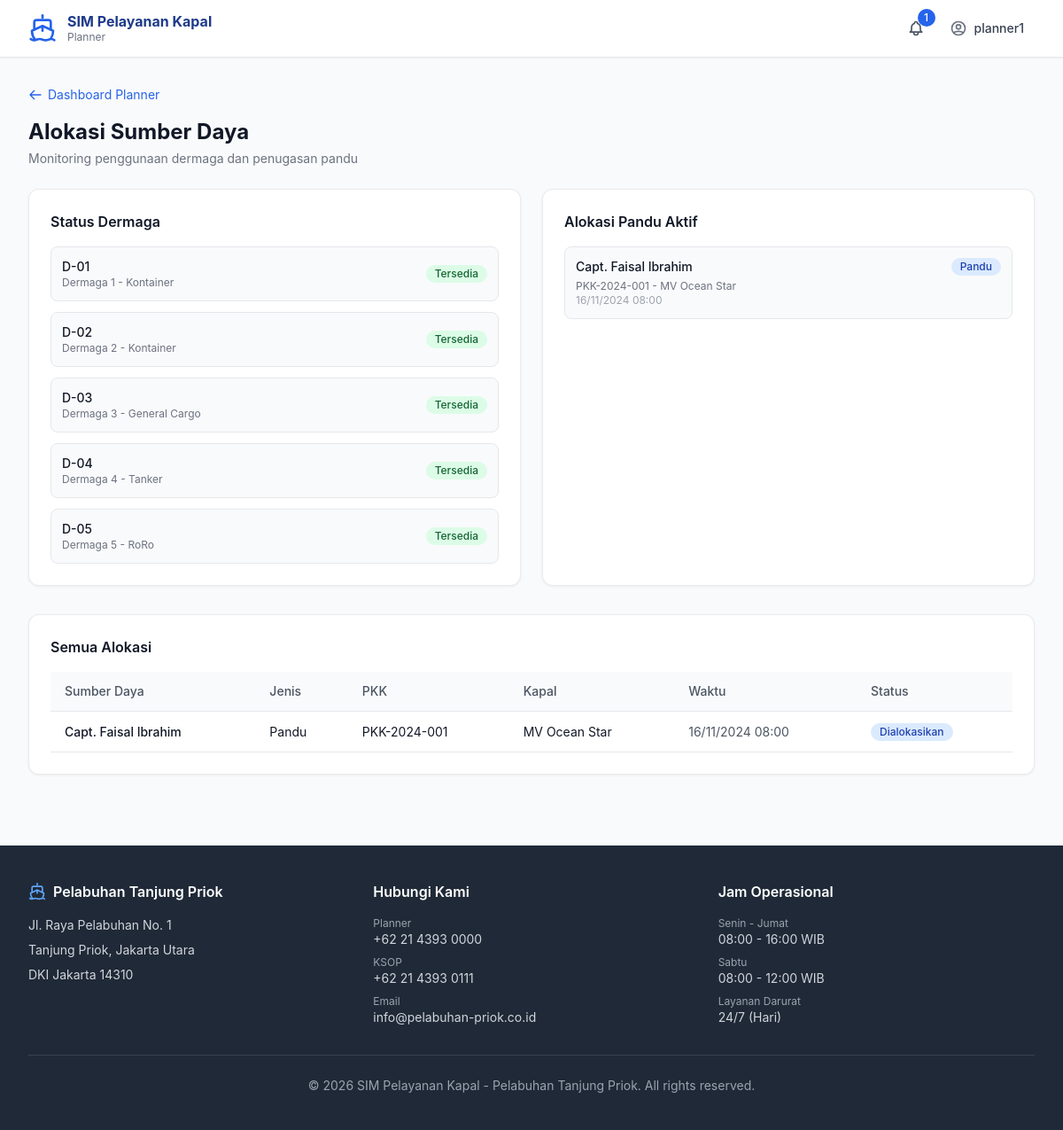
The app's page /planner/alokasi-sumber-daya.php (signed in) with its own data.
### tables this page shows
CREATE TABLE dermaga (
    id INT AUTO_INCREMENT PRIMARY KEY,
    kode_dermaga VARCHAR(20) NOT NULL UNIQUE,
    nama_dermaga VARCHAR(100),
    kapasitas_gt DECIMAL(10,2),
    status ENUM('Tersedia','Digunakan','Maintenance') DEFAULT 'Tersedia',
    created_at TIMESTAMP DEFAULT CURRENT_TIMESTAMP
);

CREATE TABLE alokasi_sumber_daya (
    id INT AUTO_INCREMENT PRIMARY KEY,
    jadwal_id INT NOT NULL,
    pandu_id INT,
    jenis_sumber_daya ENUM('Pandu','Kapal Tunda','Pilot Boat','Mooring Boat') NOT NULL,
    nama_sumber_daya VARCHAR(200),
    status ENUM('Tersedia','Dialokasikan','Selesai') DEFAULT 'Dialokasikan',
    created_at TIMESTAMP DEFAULT CURRENT_TIMESTAMP,
    FOREIGN KEY (jadwal_id) REFERENCES jadwal_pelayanan(id),
    FOREIGN KEY (pandu_id) REFERENCES users(id)
);

CREATE TABLE pkk (
    id INT AUTO_INCREMENT PRIMARY KEY,
    nomor_pkk VARCHAR(50) NOT NULL UNIQUE,
    agen_id INT NOT NULL,
    kapal_id INT NOT NULL,
    jenis_layanan ENUM('Kedatangan','Keberangkatan','Pindah Tambat') NOT NULL,
    tanggal_kedatangan DATE,
    jam_kedatangan TIME,
    tanggal_keberangkatan DATE,
    jam_keberangkatan TIME,
    dermaga_diminta VARCHAR(20),
    keterangan TEXT,
    status ENUM('Menunggu Validasi','Divalidasi','Ditolak','Dijadwalkan','Selesai') DEFAULT 'Menunggu Validasi',
    catatan_ksop TEXT,
    tanggal_ajuan TIMESTAMP DEFAULT CURRENT_TIMESTAMP,
    updated_at TIMESTAMP DEFAULT CURRENT_TIMESTAMP ON UPDATE CURRENT_TIMESTAMP,
    FOREIGN KEY (agen_id) REFERENCES users(id),
    FOREIGN KEY (kapal_id) REFERENCES kapal(id)
);

CREATE TABLE kapal (
    id INT AUTO_INCREMENT PRIMARY KEY,
    nama_kapal VARCHAR(200) NOT NULL,
    jenis_kapal ENUM('Kontainer','Tanker','Bulk Carrier','General Cargo','RoRo','Penumpang','Lainnya') NOT NULL,
    bendera VARCHAR(100),
    gt DECIMAL(10,2),
    imo_number VARCHAR(50),
    created_at TIMESTAMP DEFAULT CURRENT_TIMESTAMP
);

CREATE TABLE jadwal_pelayanan (
    id INT AUTO_INCREMENT PRIMARY KEY,
    pkk_id INT NOT NULL,
    planner_id INT NOT NULL,
    dermaga_id INT,
    tanggal_mulai DATETIME NOT NULL,
    tanggal_selesai DATETIME,
    status ENUM('Draft','Dikonfirmasi','Berlangsung','Selesai','Dibatalkan','Ditunda') DEFAULT 'Draft',
    catatan TEXT,
    created_at TIMESTAMP DEFAULT CURRENT_TIMESTAMP,
    updated_at TIMESTAMP DEFAULT CURRENT_TIMESTAMP ON UPDATE CURRENT_TIMESTAMP,
    FOREIGN KEY (pkk_id) REFERENCES pkk(id),
    FOREIGN KEY (planner_id) REFERENCES users(id),
    FOREIGN KEY (dermaga_id) REFERENCES dermaga(id)
);

### config/db.php (called while the page is built, shortened)
<?php
function getDB() {
    static $pdo = null;
    if ($pdo === null) {
        try {
            $dsn = "mysql:host=".DB_HOST.";dbname=".DB_NAME.";charset=".DB_CHARSET;
            $pdo = new PDO($dsn, DB_USER, DB_PASS, [
                PDO::ATTR_ERRMODE            => PDO::ERRMODE_EXCEPTION,
                PDO::ATTR_DEFAULT_FETCH_MODE => PDO::FETCH_ASSOC,
                PDO::ATTR_EMULATE_PREPARES   => false,
            ]);
        } catch (PDOException $e) {
            die('<div style="font-family:sans-serif;padding:20px;background:#fee2e2;border:1px solid #f87171;margin:20px;border-radius:8px">
                <h3>Koneksi Database Gagal</h3><p>'.$e->getMessage().'</p>
                <p>Pastikan MySQL berjalan dan database <b>kapal1</b> sudah diimport.</p>
            </div>');
        }
    }
    return $pdo;
}
function query($sql, $params = []) {
    $stmt = getDB()->prepare($sql);
    $stmt->execute($params);
    return $stmt;
}
function fetchAll($sql, $params = []) { return query($sql, $params)->fetchAll(); }

### planner/alokasi-sumber-daya.php (the view, shortened to what this page needs)
<?php
require_once __DIR__ . '/../config/db.php';
require_once __DIR__ . '/../includes/helpers.php';
try {
    $alokasi=fetchAll("SELECT a.*,j.tanggal_mulai,p.nomor_pkk,k.nama_kapal FROM alokasi_sumber_daya a JOIN jadwal_pelayanan j ON a.jadwal_id=j.id JOIN pkk p ON j.pkk_id=p.id JOIN kapal k ON p.kapal_id=k.id ORDER BY j.tanggal_mulai DESC");
    $dermaga=fetchAll("SELECT * FROM dermaga");
} catch(Exception $e){ $alokasi=[];$dermaga=[]; }
include __DIR__ . '/../includes/head.php';
include __DIR__ . '/../includes/navbar.php';
?>
<div class="max-w-7xl mx-auto px-4 sm:px-6 lg:px-8 py-8">
  <div class="mb-6"><?php backBtn('dashboard.php','Dashboard Planner'); ?>
    <h1 class="text-2xl font-bold mb-1">Alokasi Sumber Daya</h1>
    <p class="text-gray-500 text-sm">Monitoring penggunaan dermaga dan penugasan pandu</p></div>
  <div class="grid grid-cols-1 lg:grid-cols-2 gap-6 mb-8">
    <div class="card p-6">
      <h3 class="font-semibold mb-4">Status Dermaga</h3>
      <div class="space-y-3">
        <?php foreach($dermaga as $d): ?>
        <div class="flex items-center justify-between p-3 bg-gray-50 rounded-lg border">
          <div>
            <p class="text-sm font-medium"><?=htmlspecialchars($d['kode_dermaga'])?></p>
            <p class="text-xs text-gray-500"><?=htmlspecialchars($d['nama_dermaga']??'')?></p>
          </div>
          <span class="badge <?=$d['status']==='Tersedia'?'bg-green-100 text-green-800':($d['status']==='Digunakan'?'bg-yellow-100 text-yellow-800':'bg-red-100 text-red-800')?> text-xs"><?=htmlspecialchars($d['status'])?></span>
        </div>
        <?php endforeach; ?>
      </div>
    </div>
    <div class="card p-6">
      <h3 class="font-semibold mb-4">Alokasi Pandu Aktif</h3>
      <div class="space-y-3">
        <?php foreach($alokasi as $a): ?>
        <div class="p-3 bg-gray-50 rounded-lg border">
          <div class="flex items-center justify-between mb-1">
            <p class="text-sm font-medium"><?=htmlspecialchars($a['nama_sumber_daya'])?></p>
            <span class="badge bg-blue-100 text-blue-800 text-xs"><?=htmlspecialchars($a['jenis_sumber_daya'])?></span>
          </div>
          <p class="text-xs text-gray-500"><?=htmlspecialchars($a['nomor_pkk'])?> - <?=htmlspecialchars($a['nama_kapal'])?></p>
          <p class="text-xs text-gray-400"><?=date('d/m/Y H:i',strtotime($a['tanggal_mulai']))?></p>
        </div>
        <?php endforeach; ?>
      </div>
    </div>
  </div>
  <div class="card p-6">
    <h3 class="font-semibold mb-4">Semua Alokasi</h3>
    <div class="overflow-x-auto">
      <table class="w-full text-sm">
        <thead><tr class="border-b bg-gray-50">
          <th class="text-left py-3 px-4 font-medium text-gray-600">Sumber Daya</th>
          <th class="text-left py-3 px-4 font-medium text-gray-600">Jenis</th>
          <th class="text-left py-3 px-4 font-medium text-gray-600">PKK</th>
          <th class="text-left py-3 px-4 font-medium text-gray-600">Kapal</th>
          <th class="text-left py-3 px-4 font-medium text-gray-600">Waktu</th>
          <th class="text-left py-3 px-4 font-medium text-gray-600">Status</th>
        </tr></thead>
        <tbody>
          <?php foreach($alokasi as $a): ?>
          <tr class="border-b hover:bg-gray-50">
            <td class="py-3 px-4 font-medium"><?=htmlspecialchars($a['nama_sumber_daya'])?></td>
            <td class="py-3 px-4"><?=htmlspecialchars($a['jenis_sumber_daya'])?></td>
            <td class="py-3 px-4"><?=htmlspecialchars($a['nomor_pkk'])?></td>
            <td class="py-3 px-4"><?=htmlspecialchars($a['nama_kapal'])?></td>
            <td class="py-3 px-4 text-gray-600"><?=date('d/m/Y H:i',strtotime($a['tanggal_mulai']))?></td>
            <td class="py-3 px-4"><span class="badge bg-blue-100 text-blue-800 text-xs"><?=htmlspecialchars($a['status'])?></span></td>
          </tr>
          <?php endforeach; ?>
        </tbody>
      </table>
    </div>
  </div>
</div>
<?php include __DIR__ . '/../includes/footer.php'; ?>
</body></html>

### includes/head.php (style rules this page uses)
body { font-family: -apple-system, BlinkMacSystemFont, 'Segoe UI', Roboto, sans-serif; }
.card { background: white; border-radius: 0.75rem; border: 1px solid rgba(0,0,0,0.08); box-shadow: 0 1px 3px rgba(0,0,0,0.06); }
.badge { display: inline-flex; align-items: center; padding: 0.125rem 0.625rem; border-radius: 9999px; font-size: 0.75rem; font-weight: 500; }

### records on screen
dermaga: kode_dermaga "D-01", nama_dermaga "Dermaga 1 - Kontainer", status "Tersedia"
dermaga: kode_dermaga "D-02", nama_dermaga "Dermaga 2 - Kontainer", status "Tersedia"
dermaga: kode_dermaga "D-03", nama_dermaga "Dermaga 3 - General Cargo", status "Tersedia"
dermaga: kode_dermaga "D-04", nama_dermaga "Dermaga 4 - Tanker", status "Tersedia"
dermaga: kode_dermaga "D-05", nama_dermaga "Dermaga 5 - RoRo", status "Tersedia"
alokasi_sumber_daya: nama_sumber_daya "Capt. Faisal Ibrahim", jenis_sumber_daya "Pandu", pkk.nomor_pkk "PKK-2024-001", kapal.nama_kapal "MV Ocean Star", jadwal.tanggal_mulai "16/11/2024 08:00", status "Dialokasikan"

### other values on screen
$user['role'] "Planner"
$notifCount "1"
$user['username'] "planner1"
$text "Dashboard Planner"
